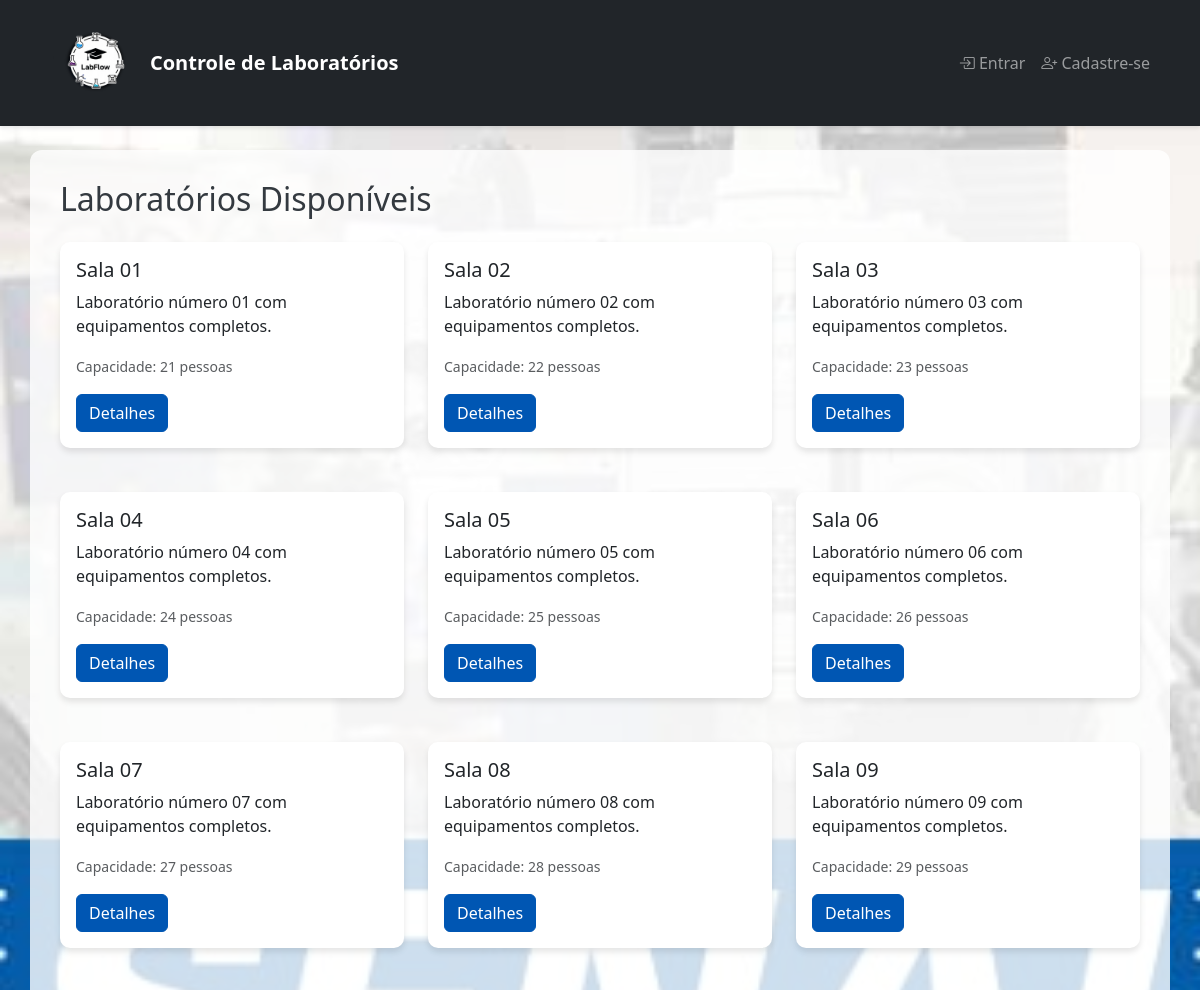
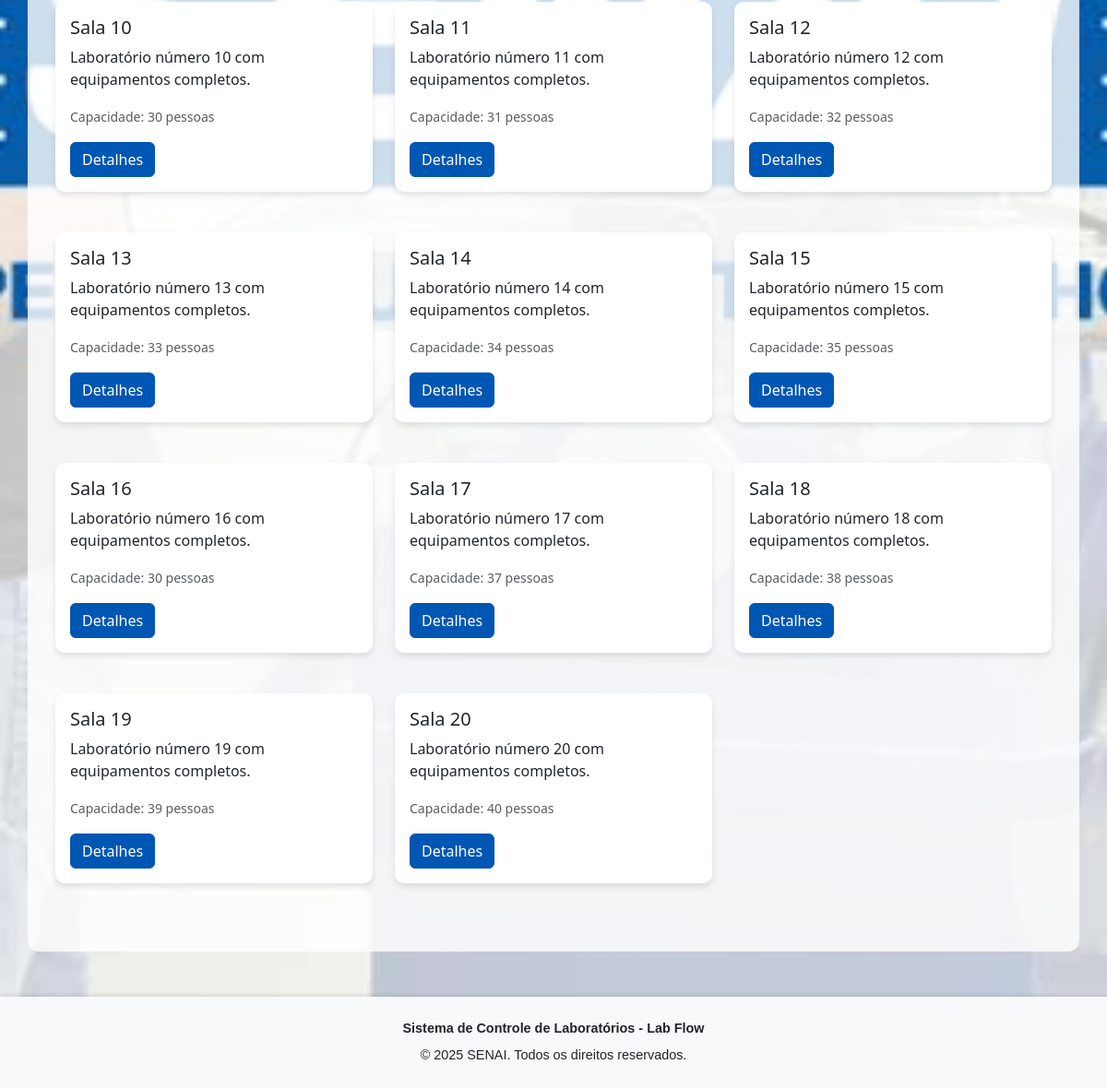
The page /laboratorios/ on the database as committed earlier (2 pictures, top to bottom).
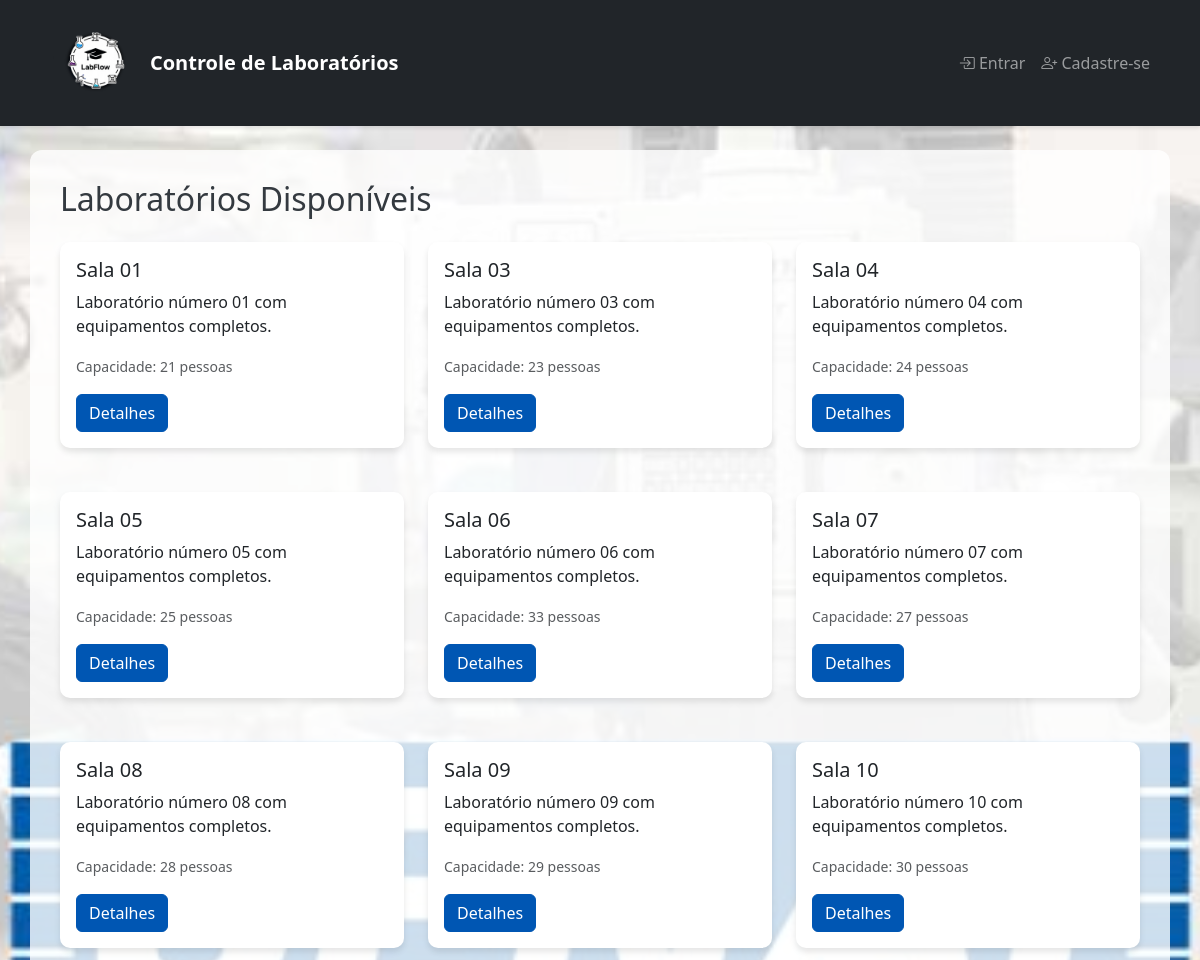
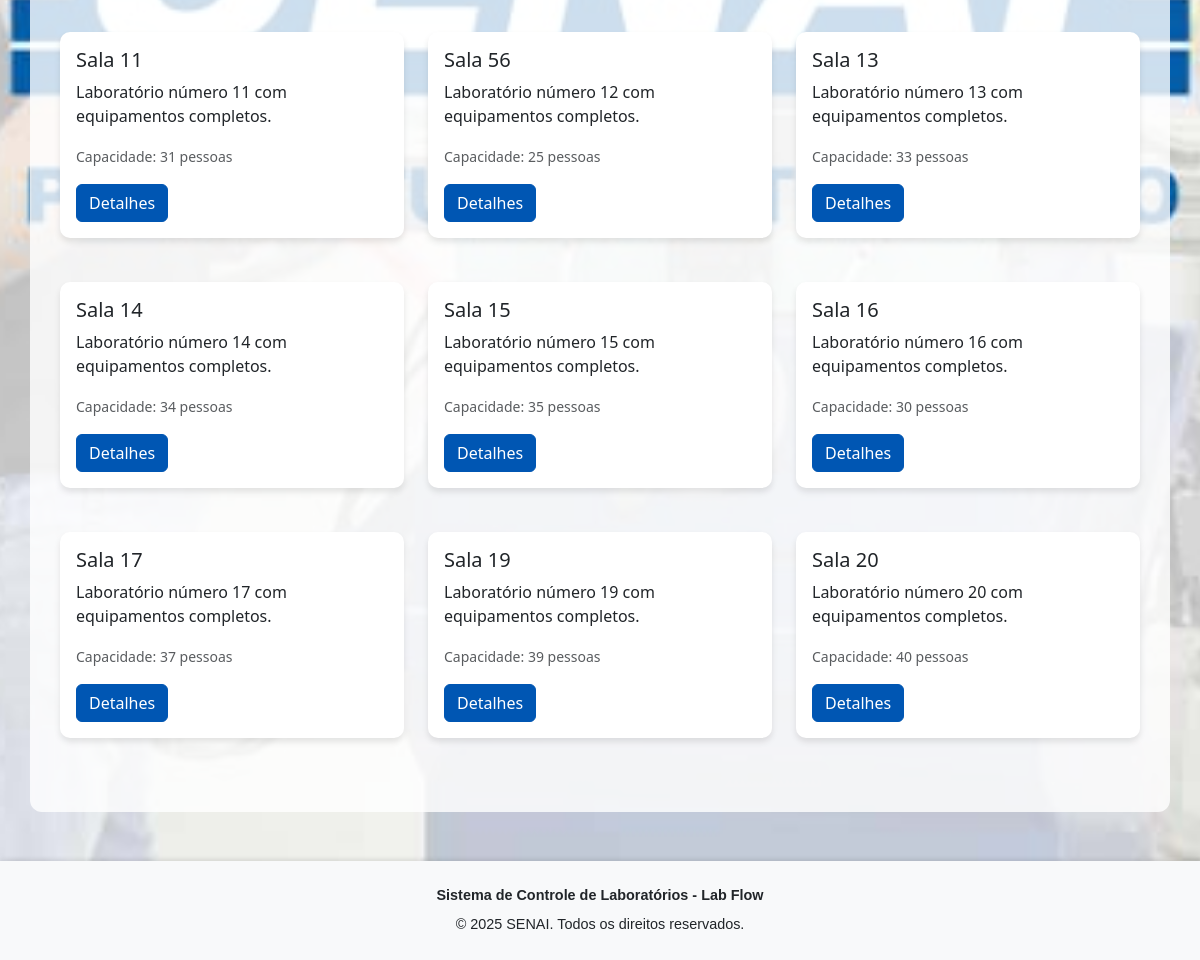
The same page on the database as committed later (2 pictures, top to bottom).
### labs/models.py (models this page shows, shortened)
class Laboratorio(models.Model):
    nome = models.CharField(max_length=100)
    descricao = models.TextField()
    capacidade = models.PositiveIntegerField()
    recursos = models.TextField(blank=True, null=True)  # <-- Novo campo
    disponivel = models.BooleanField(default=True)

### labs/views.py (the view)
# urls.py: path('laboratorios/', views.LaboratorioListView.as_view(), name='laboratorios'),
class LaboratorioListView(ListView):
    model = Laboratorio
    template_name = 'labs/laboratorios.html'
    context_object_name = 'laboratorios'
    def get_queryset(self):
        return Laboratorio.objects.filter(disponivel=True)

### labs/templates/labs/laboratorios.html (shortened to what this page needs)
{% extends 'labs/base.html' %}
{% block content %}
<h2 class="mb-4">Laboratórios Disponíveis</h2>
<div class="row">
    {% for laboratorio in laboratorios %}
    <div class="col-md-4 mb-4">
        <div class="card">
            <div class="card-body">
                <h5 class="card-title">{{ laboratorio.nome }}</h5>
                <p class="card-text">{{ laboratorio.descricao|truncatechars:100 }}</p>
                <p class="card-text"><small class="text-muted">Capacidade: {{ laboratorio.capacidade }} pessoas</small></p>
                <a href="{% url 'laboratorio_detail' laboratorio.pk %}" class="btn btn-primary">Detalhes</a>
            </div>
        </div>
    </div>
    {% endfor %}
</div>
{% endblock %}

Rows that differ between the two databases and show on the page:
no longer on this page (row edited): Laboratorio: nome "Sala 02", descricao "Laboratório número 02 com equipamentos completos.", capacidade "22"
no longer on this page (row edited): Laboratorio: nome "Sala 18", descricao "Laboratório número 18 com equipamentos completos.", capacidade "38"
changed Laboratorio "Sala 06": capacidade "26" → "33"
changed Laboratorio "Laboratório número 12 com equipamentos completos.": nome "Sala 12" → "Sala 56"; capacidade "32" → "25"
